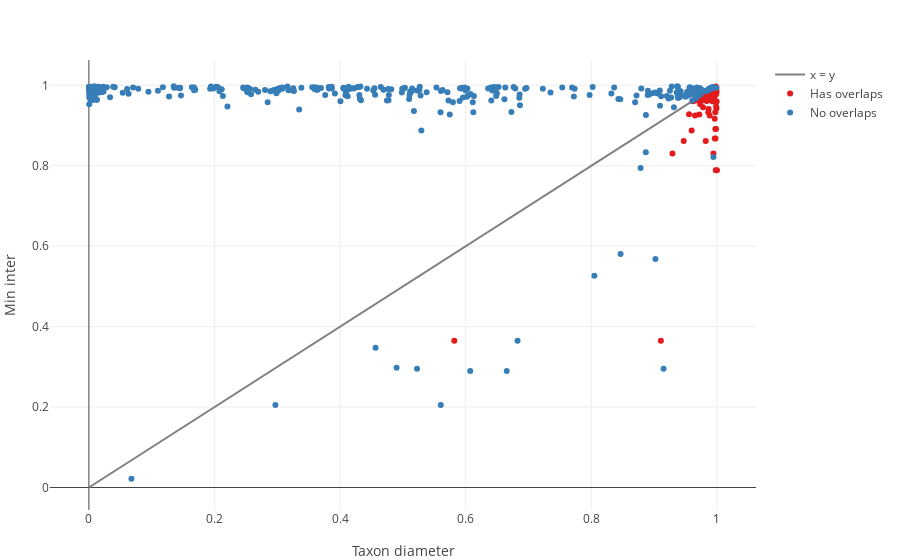

Notebook source saved alongside this figure:
### Code cell
let
    traces = overlap_traces() do has_overlaps, df
        scatter(
            df,
            x=:diameter,
            y=:min_inter_dist,
            text=[
                @sprintf("%s<br>%s → %s", row.plot_label, lookup_tid(row.min_inter_src, :plot_label), lookup_tid(row.min_inter_dst, :plot_label))
                for row in eachrow(df)
            ],
            mode=:markers,
        )
    end
    
    pushfirst!(traces, scatter(
        x=[0, 1],
        y=[0, 1],
        name="x = y",
        line_color="grey",
        marker_color="grey",
        mode=:lines,
    ))
    
    layout = Layout(
        hovermode=:closest,
        xaxis_title_text="Taxon diameter",
        yaxis_title_text="Min inter",
    )
    
    plt = Plot(traces, layout)
    saveplot(plt, "internal-taxa-diameter-min-inter")
    plot(plt)
end

### Figure 1 — Plotly figure (JSON) as saved in the notebook; plotly's stock layout.template omitted (floating-point values rounded to 4 significant figures; data arrays with more than 128 entries replaced by an {"elided": "..."} marker saying what was removed)
{"data": [{"line": {"color": "grey"}, "marker": {"color": "grey"}, "mode": "lines", "name": "x = y", "type": "scatter", "x": [0, 1], "y": [0, 1]}, {"line": {"color": "#E41A1C"}, "marker": {"color": "#E41A1C"}, "mode": "markers", "name": "Has overlaps", "text": ["1 Mobiluncus<br>1106 Mobiluncus mulieris → 1688 Actinobaculum massiliense", "2 Gordonia<br>1794 Gordonia amicalis → 1478 Nocardia farcinica", "4 Kitasatospora<br>1079 Kitasatospora aureofaciens → 1206 Streptomyces pyridomyceticus", "5 Shewanella<br>467 Shewanella putrefaciens → 1460 Salmonella enterica", "10 Mycoplasma<br>1111 Mycoplasma arginini → 722 Chlamydia trachomatis", "14 Lysobacter<br>1733 Lysobacter defluvii → 1309 Pseudoxanthomonas suwonensis", "20 Pantoea<br>1175 Pantoea dispersa → 1525 Enterobacter ludwigii", "23 Schaalia<br>1003 Schaalia odontolytica → 829 Kytococcus sedentarius", "31 Kocuria<br>1716 Kocuria palustris → 1593 Rothia kristinae", "34 Treponema<br>1450 Treponema socranskii → 1400 Burkholderia pseudomallei", "38 Leptospira<br>1365 Leptospira noguchii → 834 Staphylococcus epidermidis", "45 Campylobacter<br>505 Campylobacter coli → 1261 Helicobacter pullorum", "47 Mannheimia<br>1153 Mannheimia haemolytica → 1748 Bibersteinia trehalosi", "48 Helicobacter<br>511 Helicobacter pylori → 600 Neisseria meningitidis", "52 Alteromonas<br>1238 Alteromonas mediterranea → 669 Vibrio cholerae", "53 Brucella<br>1470 Brucella intermedia → 610 Ochrobactrum anthropi", "54 Flavobacterium<br>1694 Flavobacterium psychrophilum → 1521 Bacillus safensis", "60 Comamonas<br>1518 Comamonas aquatica → 1847 Alicycliphilus denitrificans", "61 Pseudomonas<br>546 Pseudomonas aeruginosa → 1387 Achromobacter xylosoxidans", "75 Limosilactobacillus<br>976 Limosilactobacillus fermentum → 965 Lactiplantibacillus plantarum", "77 Xanthomonas<br>1815 Xanthomonas sacchari → 1309 Pseudoxanthomonas suwonensis", "80 Phocaeicola<br>1581 Phocaeicola dorei → 1558 Bacteroides salyersiae", "90 Rhizobium<br>1537 Rhizobium etli → 573 Sinorhizobium fredii", "97 Methylobacterium<br>1826 Methylobacterium radiotolerans → 579 Methylorubrum extorquens", "104 Pontibacillus<br>1221 Pontibacillus marinus → 1934 Bacillus pumilus subgroup 1", "105 Acetobacter<br>582 Acetobacter aceti → 1821 Gluconobacter albidus", "110 Gluconobacter<br>1821 Gluconobacter albidus → 582 Acetobacter aceti", "111 Legionella<br>1332 Legionella cherrii → 594 Fluoribacter dumoffii", "115 Acinetobacter<br>1334 Acinetobacter lwoffii → 1424 Mycobacteroides abscessus", "119 Neisseria<br>603 Neisseria elongata → 613 Eikenella corrodens", "123 Peptoniphilus<br>535 Peptoniphilus lacrimalis → 530 Anaerococcus lactolyticus", "126 Parabacteroides<br>785 Parabacteroides goldsteinii → 723 Bacteroides fragilis", "129 Mycoplasmopsis<br>504 Mycoplasmopsis columbina → 1575 Mycoplasma meleagridis", "130 Bordetella<br>606 Bordetella bronchiseptica → 1387 Achromobacter xylosoxidans", "142 Citrobacter<br>617 Citrobacter freundii → 1915 Enterobacter hormaechei subgroup 2", "144 Alkalihalobacillus<br>1687 Alkalihalobacillus clausii → 1934 Bacillus pumilus subgroup 1", "145 Enterobacter<br>1915 Enterobacter hormaechei subgroup 2 → 617 Citrobacter freundii", "148 Erwinia<br>1126 Erwinia billingiae → 619 Pantoea agglomerans", "149 Escherichia<br>1932 Escherichia coli subgroup 2 → 648 Shigella sonnei", "152 Klebsiella<br>631 Klebsiella pneumoniae → 1914 Enterobacter hormaechei subgroup 1", "156 Providencia<br>639 Providencia stuartii → 635 Proteus mirabilis", "160 Serratia<br>643 Serratia marcescens → 1915 Enterobacter hormaechei subgroup 2", "161 Shigella<br>648 Shigella sonnei → 1932 Escherichia coli subgroup 2", "164 Acidovorax<br>1795 Acidovorax avenae → 1847 Alicycliphilus denitrificans", "165 Yersinia<br>653 Yersinia pestis → 618 Klebsiella aerogenes", "171 Photobacterium<br>1780 Photobacterium iliopiscarium → 670 Aliivibrio fischeri", "172 Vibrio<br>672 Vibrio parahaemolyticus → 1460 Salmonella enterica", "182 Carnobacterium<br>1210 Carnobacterium maltaromaticum → 877 Enterococcus faecalis", "188 Haemophilus<br>695 Haemophilus parainfluenzae → 698 Aggregatibacter aphrophilus", "192 Sulfitobacter<br>844 Sulfitobacter mediterraneus → 1438 Thalassobius mediterraneus", "197 Anaplasma<br>749 Anaplasma phagocytophilum → 712 Ehrlichia ruminantium", "200 Bartonella<br>1810 Bartonella clarridgeiae → 1746 Candidatus Liberibacter americanus", "205 Veillonella<br>1773 Veillonella atypica → 834 Staphylococcus epidermidis", "209 Chlamydia<br>722 Chlamydia trachomatis → 1111 Mycoplasma arginini", "211 Bacteroides<br>1558 Bacteroides salyersiae → 1581 Phocaeicola dorei", "213 Mycobacteroides<br>1424 Mycobacteroides abscessus → 1520 Staphylococcus saprophyticus", "218 Porphyromonas<br>732 Porphyromonas gingivalis → 1342 Tannerella forsythia", "219 Prevotella<br>1232 Prevotella saccharolytica → 1484 Porphyromonas gulae", "223 Fusobacterium<br>734 Fusobacterium gonidiaformans → 821 Peptostreptococcus anaerobius", "227 Desulfovibrio<br>741 Desulfovibrio gigas → 740 Desulfocurvibacter africanus", "244 Selenomonas<br>1767 Selenomonas bovis → 475 Sorangium cellulosum", "247 Lactiplantibacillus<br>965 Lactiplantibacillus plantarum → 1742 Lactobacillus rhamnosus", "252 Capnocytophaga<br>1368 Capnocytophaga canimorsus → 761 Bergeyella zoohelcum", "256 Fructilactobacillus<br>1455 Lactobacillus lindneri → 1181 Pediococcus damnosus", "261 Levilactobacillus<br>957 Lactobacillus brevis → 1609 Lactobacillus senmaizukei", "262 Ligilactobacillus<br>1796 Lactobacillus acidipiscis → 1318 Lactobacillus curvatus", "263 Liquorilactobacillus<br>587 Liquorilactobacillus vini → 1604 Lactobacillus hokkaidonensis", "265 Paucilactobacillus<br>1604 Lactobacillus hokkaidonensis → 587 Liquorilactobacillus vini", "267 Secundilactobacillus<br>1449 Lactobacillus malefermentans → 1181 Pediococcus damnosus", "268 Lentilactobacillus<br>1538 Lactobacillus parabuchneri → 1181 Pediococcus damnosus", "278 Rhodobacter<br>771 Rhodobacter sphaeroides → 1566 Paracoccus sanguinis", "281 Lacticaseibacillus<br>1742 Lactobacillus rhamnosus → 965 Lactiplantibacillus plantarum", "284 Arenimonas<br>1137 Arenimonas composti → 1309 Pseudoxanthomonas suwonensis", "289 Blautia<br>588 Blautia wexlerae → 1736 Dorea formicigenerans", "296 Mycolicibacterium<br>1047 Mycolicibacterium phlei → 1042 Mycobacterium avium", "302 Acidithiobacillus<br>548 Acidithiobacillus caldus → 1414 Azospirillum thiophilum", "305 Weissella<br>978 Weissella halotolerans → 817 Pediococcus pentosaceus", "308 Prochlorococcus<br>1901 Prochlorococcus marinus subgroup 1 → 1372 Arcobacter butzleri", "309 Exiguobacterium<br>950 Exiguobacterium chiriqhucha → 782 Brevibacterium casei", "314 Paenibacillus<br>1452 Paenibacillus mucilaginosus → 1093 Streptosporangium roseum", "315 Leuconostoc<br>812 Leuconostoc mesenteroides → 819 Weissella koreensis", "317 Liberibacter<br>1746 Candidatus Liberibacter americanus → 1810 Bartonella clarridgeiae", "319 Pediococcus<br>817 Pediococcus pentosaceus → 978 Weissella halotolerans", "322 Ruminococcus<br>1759 Ruminococcus champanellensis → 1683 Flavonifractor plautii", "325 Lachnoclostridium<br>938 [Clostridium] symbiosum → 1730 Hungatella hathewayi", "326 Lysinibacillus<br>1678 Lysinibacillus odysseyi → 1274 Solibacillus silvestris", "327 Staphylococcus<br>1520 Staphylococcus saprophyticus → 1424 Mycobacteroides abscessus", "329 Burkholderia<br>1617 Burkholderia cenocepacia → 1224 Caballeronia zhejiangensis", "333 Streptococcus<br>859 Streptococcus pneumoniae → 1909 Bacillus cereus subgroup 2", "341 Enterococcus<br>878 Enterococcus faecium → 834 Staphylococcus epidermidis", "342 Lactococcus<br>887 Lactococcus garvieae → 878 Enterococcus faecium", "346 Aerococcus<br>1644 Aerococcus christensenii → 562 Lactobacillus iners", "350 Bacillus<br>1909 Bacillus cereus subgroup 2 → 859 Streptococcus pneumoniae", "355 Sphingomonas<br>1590 Sphingomonas wittichii → 1625 Sphingobium yanoikuyae", "358 Stenotrophomonas<br>1666 Stenotrophomonas acidaminiphila → 1309 Pseudoxanthomonas suwonensis", "363 Cutibacterium<br>520 Cutibacterium avidum → 1037 Acidipropionibacterium acidipropionici", "370 Pseudothermotoga<br>1638 Pseudothermotoga elfii → 1173 Thermosipho africanus", "373 Clostridium<br>1122 Clostridium haemolyticum → 897 Bacillus anthracis", "374 Rothia<br>1593 Rothia kristinae → 1716 Kocuria palustris", "386 Lactobacillus<br>1879 Lactobacillus zeae → 1742 Lactobacillus rhamnosus", "398 Listeria<br>999 Listeria monocytogenes → 857 Streptococcus agalactiae", "403 Actinomyces<br>1408 Actinomyces oris → 1849 Propionibacterium acidifaciens", "407 Bifidobacterium<br>1393 Bifidobacterium longum → 860 Streptococcus pyogenes", "413 Corynebacterium<br>1508 Corynebacterium otitidis → 637 Demequina rhizosphaerae", "419 Propionibacterium<br>1849 Propionibacterium acidifaciens → 709 Glycomyces tenuis", "422 Mycobacterium<br>1042 Mycobacterium avium → 1047 Mycolicibacterium phlei", "424 Mediterraneibacter<br>1606 [Ruminococcus] lactaris → 1736 Dorea formicigenerans", "426 Paraburkholderia<br>891 Paraburkholderia caribensis → 1224 Caballeronia zhejiangensis", "429 Amycolatopsis<br>788 Amycolatopsis mediterranei → 1194 Lentzea aerocolonigenes", "430 Nocardia<br>1063 Nocardia otitidiscaviarum → 788 Amycolatopsis mediterranei", "431 Rhodococcus<br>1757 Rhodococcus qingshengii → 1932 Escherichia coli subgroup 2", "434 Brevibacillus<br>1092 Brevibacillus agri → 617 Citrobacter freundii", "435 Saccharopolyspora<br>1068 Saccharopolyspora erythraea → 1376 Amycolatopsis vancoresmycina", "437 Cronobacter<br>1360 Cronobacter sakazakii → 1574 Franconibacter helveticus", "439 Sphingobium<br>1625 Sphingobium yanoikuyae → 1590 Sphingomonas wittichii", "440 Novosphingobium<br>1883 Novosphingobium subterraneum → 1625 Sphingobium yanoikuyae", "443 Streptomyces<br>1206 Streptomyces pyridomyceticus → 1079 Kitasatospora aureofaciens", "451 Anaerococcus<br>530 Anaerococcus lactolyticus → 535 Peptoniphilus lacrimalis", "462 Pseudoalteromonas<br>1787 Pseudoalteromonas porphyrae → 666 Photobacterium angustum"], "type": "scatter", "x": [0.9918, 0.9789, 0.9471, 0.9955, 1, 0.9836, 0.9992, 0.9718, 0.9808, 0.9988, 0.9986, 0.999, 0.9618, 0.9991, 0.9897, 0.9597, 0.9973, 0.9796, 0.9918, 0.998, 0.9844, 0.9927, 0.9714, 0.9659, 0.9954, 0.9946, 0.98, 0.9988, 0.9918, 0.9895, 0.9835, 0.993, 0.9942, 0.9779, 0.9651, 0.9964, 0.9885, 0.9889, 0.9107, 0.9556, 0.9836, 0.9868, 0.5818, 0.9762, 0.9809, 0.9944, 0.995, 0.9933, 0.9911, 0.9872, 0.9982, 0.9963, 0.995, 0.9981, 0.9985, 0.9292, 0.9991, 0.9986, 0.9964, 0.9979, 0.9895, 0.9861, 0.9968, 0.9963, 0.9907, 0.9977, 0.9938, 0.9919, 0.9954, 0.9905, 0.983, 0.9975, 0.981, 0.9939, 0.979, 0.9943, 0.9965, 0.999, 0.9912, 0.998, 0.9923, 0.9961, 0.9977, 0.9971, 0.9972, 0.9921, 0.9944, 0.9737, 0.9975, 0.9964, 0.9927, 0.9974, 0.9985, 0.978, 0.9687, 0.9871, 0.9974, 0.9975, 0.997, 0.9996, 0.9942, 0.9943, 0.9961, 0.998, 0.985, 0.9915, 0.989, 0.9799, 0.967, 0.9838, 0.9837, 0.9975, 0.9713, 0.9734, 0.9691, 0.9838, 0.9821, 0.992, 0.9947], "y": [0.9879, 0.9746, 0.8617, 0.9932, 0.789, 0.9737, 0.9425, 0.9273, 0.9762, 0.994, 0.9894, 0.9841, 0.9601, 0.9796, 0.9867, 0.8879, 0.9856, 0.9747, 0.9694, 0.9807, 0.9622, 0.9603, 0.9624, 0.9625, 0.9944, 0.9764, 0.9764, 0.9473, 0.9654, 0.9655, 0.9658, 0.9655, 0.9863, 0.9451, 0.9248, 0.994, 0.9248, 0.9726, 0.3649, 0.9282, 0.961, 0.9412, 0.3649, 0.9668, 0.9723, 0.9912, 0.9597, 0.9912, 0.9707, 0.9852, 0.9973, 0.9957, 0.9935, 0.789, 0.9603, 0.8306, 0.9873, 0.9881, 0.9881, 0.987, 0.9874, 0.9332, 0.9909, 0.9859, 0.9802, 0.9854, 0.988, 0.988, 0.9816, 0.9859, 0.9749, 0.9332, 0.9731, 0.9781, 0.9636, 0.9932, 0.8679, 0.9941, 0.9911, 0.988, 0.9905, 0.9957, 0.8679, 0.9952, 0.9853, 0.9894, 0.8306, 0.9724, 0.8912, 0.9167, 0.9874, 0.9868, 0.8912, 0.967, 0.9634, 0.9795, 0.9953, 0.986, 0.9762, 0.9596, 0.9661, 0.9811, 0.9756, 0.9766, 0.9769, 0.9636, 0.9719, 0.9721, 0.9661, 0.9742, 0.9639, 0.9873, 0.9686, 0.9531, 0.967, 0.9798, 0.8617, 0.9658, 0.9944]}, {"line": {"color": "#377EB8"}, "marker": {"color": "#377EB8"}, "mode": "markers", "name": "No overlaps", "text": {"elided": "352 str values"}, "type": "scatter", "x": {"elided": "352 float values"}, "y": {"elided": "352 float values"}}], "layout": {"autosize": true, "hovermode": "closest", "margin": {"b": 50, "l": 50, "r": 50, "t": 60}, "xaxis": {"autorange": true, "range": [-0.05929, 1.06], "title": {"text": "Taxon diameter"}, "type": "linear"}, "yaxis": {"autorange": true, "range": [-0.05602, 1.064], "title": {"text": "Min inter"}, "type": "linear"}}}
